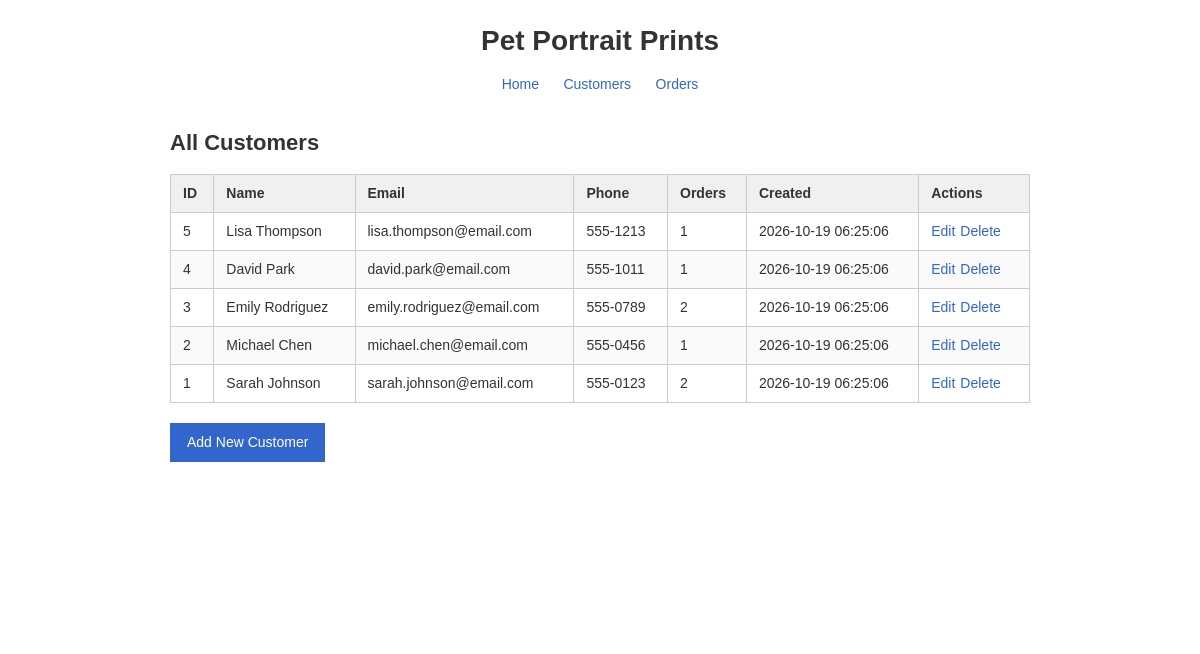
The app's page /customers/view_customers.php with its own data.
### tables this page shows
CREATE TABLE IF NOT EXISTS customers (
    customer_id    INT          NOT NULL AUTO_INCREMENT,
    customer_name  VARCHAR(100) NOT NULL,
    email          VARCHAR(150) NOT NULL UNIQUE,
    phone          VARCHAR(20),
    created_at     TIMESTAMP    DEFAULT CURRENT_TIMESTAMP,
    PRIMARY KEY (customer_id)
);

### includes/db_connect.php (called while the page is built, shortened)
<?php
function escape($string)
{
    return htmlspecialchars($string ?? '', ENT_QUOTES, 'UTF-8');
}
?>

### customers/view_customers.php (the view, shortened to what this page needs)
<?php require_once __DIR__ . '/../includes/header.php'; ?>
<h2>All Customers</h2>
<table>
    <thead>
        <tr>
            <th>ID</th>
            <th>Name</th>
            <th>Email</th>
            <th>Phone</th>
            <th>Orders</th>
            <th>Created</th>
            <th>Actions</th>
        </tr>
    </thead>
    <tbody>
        <?php
        $stmt = $pdo->query("
            SELECT c.*, COUNT(o.order_id) AS order_count
            FROM customers c
            LEFT JOIN pet_portrait_orders o ON c.customer_id = o.customer_id
            GROUP BY c.customer_id
            ORDER BY c.customer_id DESC
        ");
        $customers = $stmt->fetchAll();
        foreach ($customers as $customer) {
            echo '<tr>';
            echo '<td>' . escape($customer['customer_id']) . '</td>';
            echo '<td>' . escape($customer['customer_name']) . '</td>';
            echo '<td>' . escape($customer['email']) . '</td>';
            echo '<td>' . escape($customer['phone']) . '</td>';
            echo '<td>' . escape($customer['order_count']) . '</td>';
            echo '<td>' . escape($customer['created_at']) . '</td>';
            echo '<td class="action-links">';
            echo '<a class="link" href="edit_customer.php?id=' . escape($customer['customer_id']) . '">Edit</a>';
            echo '<a class="link" href="delete_customer.php?id=' . escape($customer['customer_id']) . '">Delete</a>';
            echo '</td>';
            echo '</tr>';
        }
        ?>
    </tbody>
</table>
<p><a class="button" href="add_customer.php">Add New Customer</a></p>

### css/style.css (style rules this page uses)
* { margin: 0; padding: 0; box-sizing: border-box; }
body { background-color: #FFFFFF; color: #333333; font-family: Arial, Helvetica, sans-serif; line-height: 1.5; }
h2 { font-size: 22px; margin-bottom: 15px; color: #333333; }
table { width: 100%; border-collapse: collapse; margin-bottom: 20px; }
th, td { border: 1px solid #CCCCCC; padding: 8px 12px; text-align: left; }
th { background-color: #F0F0F0; font-size: 14px; }
td { font-size: 14px; }
tr:nth-child(even) { background-color: #FAFAFA; }
a.button, input[type="submit"], button { background-color: #3366CC; color: #FFFFFF; border: 1px solid #3366CC; padding: 8px 16px; font-size: 14px; cursor: pointer; text-decoration: none; display: inline-block; }
a.link { color: #3366CC; text-decoration: none; }
.action-links { white-space: nowrap; }
.action-links a { margin-right: 5px; }

### records on screen
customers: customer_id "5", customer_name "Lisa Thompson", email "lisa.thompson@email.com", phone "555-1213", order_count "1", created_at "2026-10-19 06:25:06"
customers: customer_id "4", customer_name "David Park", email "david.park@email.com", phone "555-1011", order_count "1", created_at "2026-10-19 06:25:06"
customers: customer_id "3", customer_name "Emily Rodriguez", email "emily.rodriguez@email.com", phone "555-0789", order_count "2", created_at "2026-10-19 06:25:06"
customers: customer_id "2", customer_name "Michael Chen", email "michael.chen@email.com", phone "555-0456", order_count "1", created_at "2026-10-19 06:25:06"
customers: customer_id "1", customer_name "Sarah Johnson", email "sarah.johnson@email.com", phone "555-0123", order_count "2", created_at "2026-10-19 06:25:06"
